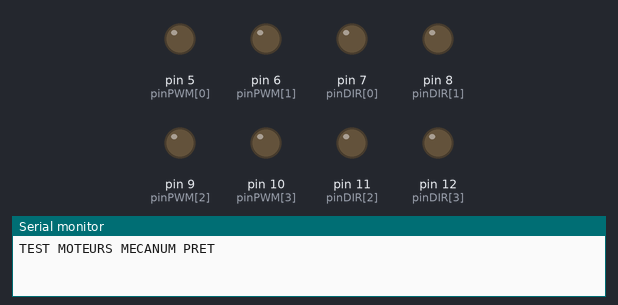
The sketch below on a simulated Arduino Uno, built with avr-gcc and run on an emulated ATmega328P. On the bench: output pins drawn as LEDs (lit = HIGH), the last lines printed to the serial monitor. At 19.4 s the program stops and its outputs stay as they are.

Above: at 0.1 s.
At 2.1 s:
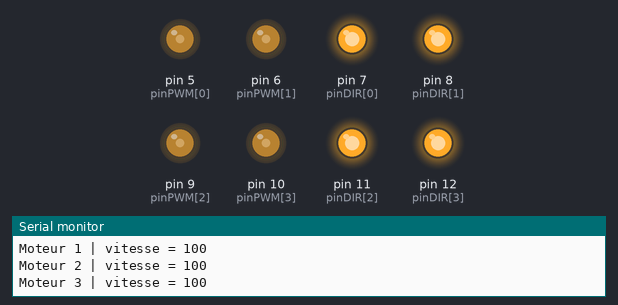
At 5.2 s:
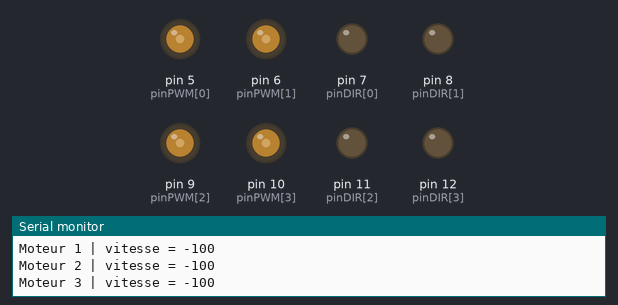
At 8.2 s:
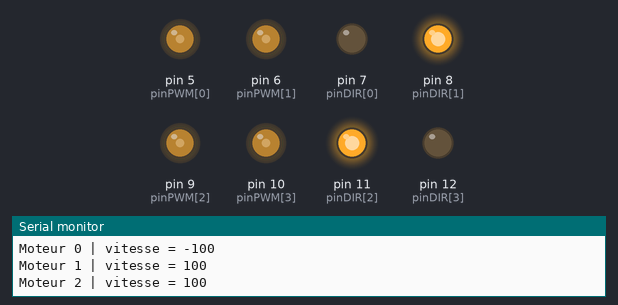
At 11.3 s:
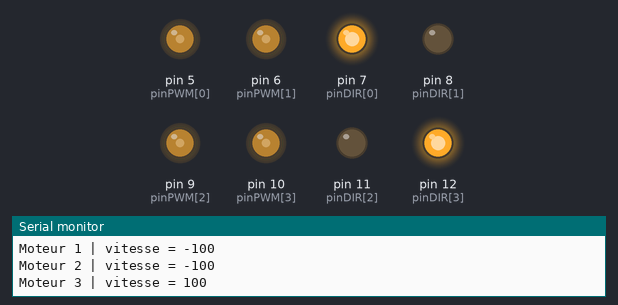
At 19.4 s:
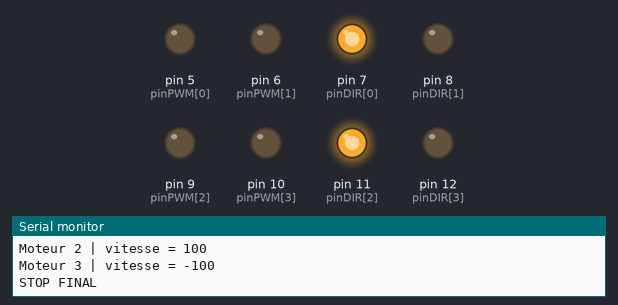
Timing chart, 0 to 20.9 s (numbered marks = the images above):
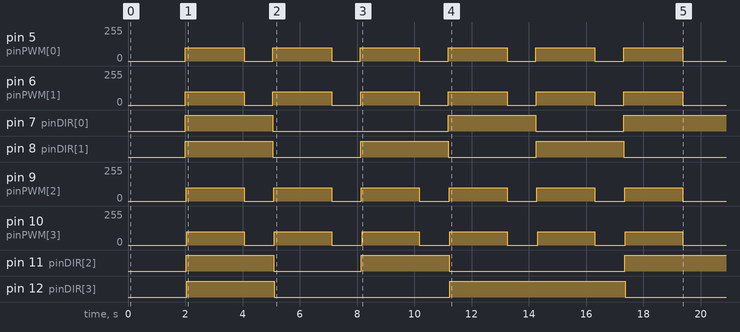

The sketch:

moteurs_testables_sans_alim.ino
```cpp
// Sans boutons, sans capteurs

const int pinPWM[4] = {5, 6, 9, 10};    // AG, AD, RG, RD
const int pinDIR[4] = {7, 8, 11, 12};   // AG, AD, RG, RD

const int sensMoteur[4] = {1, 1, 1, 1}; // tout est peut être en signe négatif, jsp faut tester

const int vitesseTest = 100; // valeur à parametrer jsp trop comment elle affecte le fonctionnement du "pseudo test "
const int tempsTest = 2000;

void setup() {
  Serial.begin(9600);

  for (int i = 0; i < 4; i++) {
    pinMode(pinPWM[i], OUTPUT);
    pinMode(pinDIR[i], OUTPUT);
    analogWrite(pinPWM[i], 0);
  }

  Serial.println("TEST MOTEURS MECANUM PRET");
  delay(2000);
}

void loop() {
  Serial.println("TEST AVANCE");
  commanderMecanum(vitesseTest, 0, 0);
  delay(tempsTest);

  Serial.println("STOP");
  arreterMoteurs();
  delay(1000);

  Serial.println("TEST RECUL");
  commanderMecanum(-vitesseTest, 0, 0);
  delay(tempsTest);

  Serial.println("STOP");
  arreterMoteurs();
  delay(1000);

  Serial.println("TEST LATERAL DROITE");
  commanderMecanum(0, vitesseTest, 0);
  delay(tempsTest);

  Serial.println("STOP");
  arreterMoteurs();
  delay(1000);

  Serial.println("TEST LATERAL GAUCHE");
  commanderMecanum(0, -vitesseTest, 0);
  delay(tempsTest);

  Serial.println("STOP");
  arreterMoteurs();
  delay(1000);

  Serial.println("TEST ROTATION DROITE");
  commanderMecanum(0, 0, vitesseTest);
  delay(tempsTest);

  Serial.println("STOP");
  arreterMoteurs();
  delay(1000);

  Serial.println("TEST ROTATION GAUCHE");
  commanderMecanum(0, 0, -vitesseTest);
  delay(tempsTest);

  Serial.println("STOP FINAL");
  arreterMoteurs();

  while (true) {
    // Fin du test
  }
}

void commanderUnMoteur(int moteur, int vitesse) {
  vitesse = vitesse * sensMoteur[moteur];
  vitesse = constrain(vitesse, -255, 255);

  Serial.print("Moteur ");
  Serial.print(moteur);
  Serial.print(" | vitesse = ");
  Serial.println(vitesse);

  if (vitesse >= 0) {
    digitalWrite(pinDIR[moteur], HIGH);
    analogWrite(pinPWM[moteur], vitesse);
  } else {
    digitalWrite(pinDIR[moteur], LOW);
    analogWrite(pinPWM[moteur], -vitesse);
  }
}

void commanderMoteursMecanum(int vAG, int vAD, int vRG, int vRD) {
  commanderUnMoteur(0, vAG);
  commanderUnMoteur(1, vAD);
  commanderUnMoteur(2, vRG);
  commanderUnMoteur(3, vRD);
}

void commanderMecanum(int vx, int vy, int omega) {
  int vAG = vx - vy - omega;
  int vAD = vx + vy + omega;
  int vRG = vx + vy - omega;
  int vRD = vx - vy + omega;

  int maxVal = max(max(abs(vAG), abs(vAD)), max(abs(vRG), abs(vRD)));

  if (maxVal > 255) {
    vAG = vAG * 255 / maxVal;
    vAD = vAD * 255 / maxVal;
    vRG = vRG * 255 / maxVal;
    vRD = vRD * 255 / maxVal;
  }

  commanderMoteursMecanum(vAG, vAD, vRG, vRD);
}

void arreterMoteurs() {
  for (int i = 0; i < 4; i++) {
    analogWrite(pinPWM[i], 0);
  }
}
```

Measured:
- by itself, pin 5 (pinPWM[0]), pin 6 (pinPWM[1]): alternates 100/255 for 2.1 s and 0/255 for 1.0 s
- by itself, pin 7 (pinDIR[0]): goes HIGH 3.1 s, LOW 6.1 s, HIGH 3.1 s, LOW 3.1 s, then HIGH
- by itself, pin 8 (pinDIR[1]): alternates HIGH for 3.1 s and LOW for 3.1 s
- by itself, pin 9 (pinPWM[2]): alternates 100/255 for 2.0 s and 0/255 for 1.0 s
- by itself, pin 10 (pinPWM[3]): alternates 100/255 for 2.0 s and 0/255 for 1.1 s
- by itself, pin 11 (pinDIR[2]): goes HIGH 3.1 s, LOW 3.1 s, HIGH 3.1 s, LOW 6.1 s, then HIGH
- by itself, pin 12 (pinDIR[3]): LOW → HIGH at 2.1 s, → LOW 3.1 s later, → HIGH 6.1 s later, → LOW 6.1 s later
